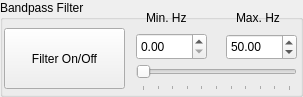
<?xml version="1.0" encoding="UTF-8"?>
<ui version="4.0">
 <class>BandFilt</class>
 <widget class="QGroupBox" name="BandFilt">
  <property name="geometry">
   <rect>
    <x>0</x>
    <y>0</y>
    <width>303</width>
    <height>97</height>
   </rect>
  </property>
  <property name="focusPolicy">
   <enum>Qt::NoFocus</enum>
  </property>
  <property name="windowTitle">
   <string>Bandpass Filter</string>
  </property>
  <property name="title">
   <string>Bandpass Filter</string>
  </property>
  <widget class="QDoubleSpinBox" name="fminSpin">
   <property name="geometry">
    <rect>
     <x>136</x>
     <y>33</y>
     <width>71</width>
     <height>27</height>
    </rect>
   </property>
   <property name="suffix">
    <string/>
   </property>
   <property name="maximum">
    <double>50.000000000000000</double>
   </property>
   <property name="singleStep">
    <double>0.100000000000000</double>
   </property>
  </widget>
  <widget class="QDoubleSpinBox" name="fmaxSpin">
   <property name="geometry">
    <rect>
     <x>226</x>
     <y>34</y>
     <width>71</width>
     <height>26</height>
    </rect>
   </property>
   <property name="suffix">
    <string extracomment="Hz"/>
   </property>
   <property name="value">
    <double>50.000000000000000</double>
   </property>
  </widget>
  <widget class="QLabel" name="label_1">
   <property name="geometry">
    <rect>
     <x>146</x>
     <y>5</y>
     <width>55</width>
     <height>25</height>
    </rect>
   </property>
   <property name="text">
    <string>Min. Hz</string>
   </property>
  </widget>
  <widget class="QLabel" name="label_2">
   <property name="geometry">
    <rect>
     <x>236</x>
     <y>5</y>
     <width>55</width>
     <height>25</height>
    </rect>
   </property>
   <property name="text">
    <string>Max. Hz</string>
   </property>
  </widget>
  <widget class="QPushButton" name="pushButton">
   <property name="geometry">
    <rect>
     <x>4</x>
     <y>28</y>
     <width>121</width>
     <height>61</height>
    </rect>
   </property>
   <property name="text">
    <string>Filter On/Off</string>
   </property>
   <property name="checkable">
    <bool>true</bool>
   </property>
  </widget>
  <widget class="QxtSpanSlider" name="spanFilter">
   <property name="enabled">
    <bool>false</bool>
   </property>
   <property name="geometry">
    <rect>
     <x>136</x>
     <y>60</y>
     <width>161</width>
     <height>31</height>
    </rect>
   </property>
   <property name="autoFillBackground">
    <bool>false</bool>
   </property>
   <property name="maximum">
    <number>1000</number>
   </property>
   <property name="orientation">
    <enum>Qt::Horizontal</enum>
   </property>
   <property name="tickPosition">
    <enum>QSlider::TicksBelow</enum>
   </property>
   <property name="tickInterval">
    <number>100</number>
   </property>
   <property name="upperValue">
    <number>500</number>
   </property>
   <property name="upperPosition">
    <number>500</number>
   </property>
  </widget>
 </widget>
 <customwidgets>
  <customwidget>
   <class>QxtSpanSlider</class>
   <extends>QSlider</extends>
   <header>QxtSpanSlider</header>
  </customwidget>
 </customwidgets>
 <tabstops>
  <tabstop>pushButton</tabstop>
  <tabstop>fminSpin</tabstop>
  <tabstop>fmaxSpin</tabstop>
 </tabstops>
 <resources/>
 <connections/>
</ui>
